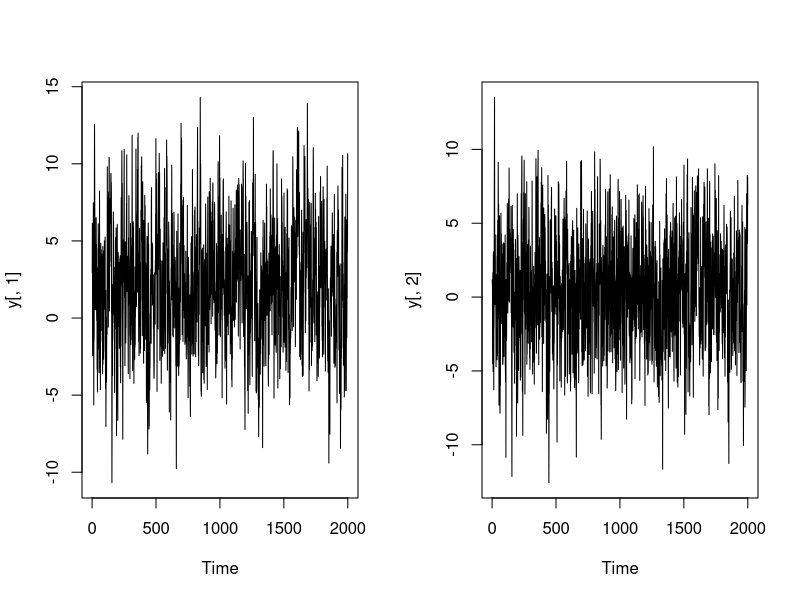

Here is the R script that generated this plot:
## ---- chunk 1

library(knitr)
knitr::opts_chunk$set(
  include = TRUE,
  echo = TRUE,
  warning = FALSE,
  message = FALSE,
  eval = FALSE
  # fig.height = 8,
  # fig.width = 10,
  # fig.align = 'center'
  )
# options(scipen=1)
# options(width=9999)
# # See: https://stackoverflow.com/questions/36230790/missing-horizontal-scroll-bar-in-r-markdown-html-code-chunks-and-output

## ---- chunk 2

# clear workspace
rm (list = ls(all=TRUE))

# set seed
set.seed(1234567, kind="Mersenne-Twister")

## ---- chunk 3

# number of observations
t <- 2000

# parameters
b1 <- 0.6 
b2 <- 0.2 

a1 <- 0.4
a2 <- -0.5 

c11 <- 1.0
c21 <- 0.5
c22 <- 2.0

d11  <- 0.5
d21  <- 0.2
d22  <- 0.2

p11 <- 0.8 
p12 <- 0.1
p21 <- -0.2 
p22 <- 0.6

b  <-  matrix(c(1, -b2,
                -b1, 1), nrow=2, byrow=T)
a  <- matrix(c(-a1, 0,
               0, -a2), nrow=2, byrow=T)
c  <-  matrix(c(c11,  0,
                c21, c22), nrow=2, byrow=T)
d  <-  matrix(c(d11,  0,
                d21,  d22), nrow=2, byrow=T)

# exogenous variables                      
x <- cbind(10*runif(t), 3*rnorm(t))
w <- runif(t)

# disturbances 
zeros <- array(0, c(t,2))
u <- zeros
v <- zeros
for (i in 2:t) {
  l      <- c + d * w[i]  
  v[i,]  <- rnorm(2) %*% t(l)
  u[i,1] <- p11*u[i-1,1] + p12*u[i-1,2] + v[i,1]
  u[i,2] <- p21*u[i-1,1] + p22*u[i-1,2] + v[i,2]  
}

# simulate the reduced form   
y <- zeros
for (i in seq(t)) {
  y[i,] <- -x[i,] %*% a %*% solve(b) + u[i,] %*% solve(b)    
}

## ---- chunk 4

par(mfrow=c(1,2))

ts.plot(y[,1])
ts.plot(y[,2])

## ---- chunk 5

# parameteres of the reduced form
ab <- -a %*% solve(b)
ab

## ---- chunk 6

# dimensions
m <- ncol(y);m
t <- nrow(y);t
k <- ncol(x);k

# stack regressands and regressors
Y <- as.vector(y) # stack y over observations
length(Y)

X <- diag(m) %x% x # stack x over observations
dim(X)

## ---- chunk 7

# estimation
lm.res <- lm(Y ~ X - 1)
lm.res$coefficients

# comoare with reduced form parameters for simmulation
as.vector(ab)

## ---- chunk 8

# expand residuals again
u <- matrix(lm.res$residuals, ncol = m)
dim(u)

Sig.u <- 1/t * t(u) %*% u
Sig.u

# comoare with reduced form parameters for simmulation
# ???

